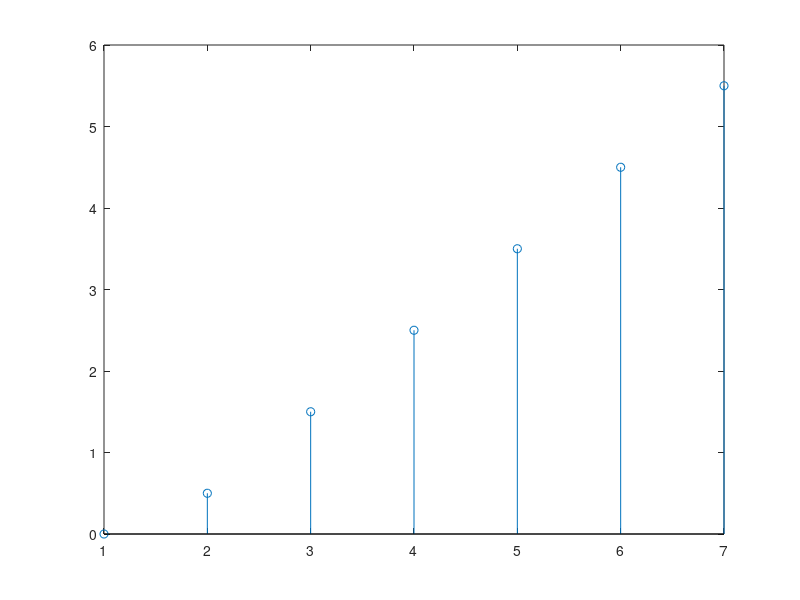

Source code (MATLAB):
x = [0 1 2 3 4 5 6];

%  y[n] = h[n]*x[n]
%  y = conv(h,x)

%  Y(z) = H(z)X(z)   =>    H(z) = Y(z)/X(z)    
%  Let A and B be the coefficients of the system
%  y = filter(A, B, x)

%% Moving average filter
% y[n] = a0 x[n] + a1 x[n-1] + ... + aN x[n-N]

%Moving average filter by convolution
N = 2
h = (1/N) * ones(1,N)
y = conv(h, x)
%Moving average filter by filter
A = (1/N) * ones(1,N)
B = [1]
y = filter(A, B, x)

%% First difference
% The discrete operation that mimics the forst derivative is called first
% difference

%first difference by convolution
h = [1 -1]
%y = conv(h, x)
%first difference by filter
A = [1 -1]
B = [1]
%y = filter(A, B, x)


%% Running sum
%The discrete operation that mimics the integral is called running sum

%running sum by convolution
h = [0 1 1 1 1 1 1 1 1 1 1 1 1 1 1 1 1 1 1 1 1]
%y = conv(h, x)
%running sum by filter
A = [1]
B = [1 -1]
%y = filter(A, B, x)

stem(y);